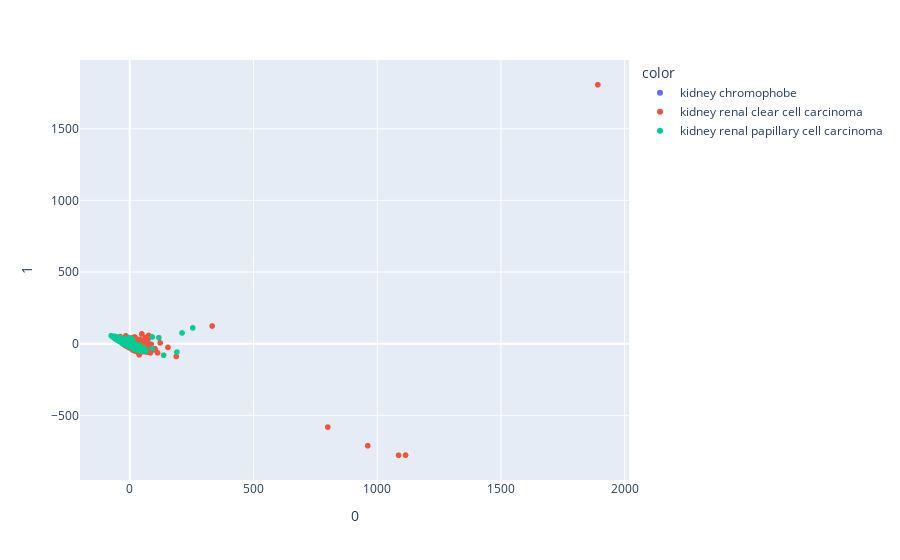

The notebook cell saved with this chart:
### Code cell
# Visualisierung

# fig = px.scatter(principalComponents,x = 0, y=1, color=df['cancer_type'])
fig = px.scatter(principalComponents2,x = 0, y=1, color=df['cancer_type'])
fig.show()

### Figure 1 — Plotly figure (JSON) as saved in the notebook; plotly's stock layout.template omitted (floating-point values rounded to 4 significant figures; data arrays with more than 128 entries replaced by an {"elided": "..."} marker saying what was removed)
{"data": [{"hovertemplate": "color=kidney chromophobe<br>0=%{x}<br>1=%{y}<extra></extra>", "legendgroup": "kidney chromophobe", "marker": {"color": "#636efa", "symbol": "circle"}, "mode": "markers", "name": "kidney chromophobe", "showlegend": true, "type": "scattergl", "x": [-59.1, -64.34, 1.877, 30.9, -49.34, -43.31, -47.13, -35.48, 23.7, -50.54, -63.07, -31.04, 72.55, -39.12, -1.391, -42.74, -8.49, -4.217, -35.25, -46.12, -11.85, -36.3, -18.24, -61.45, -39.67, 6.954, -48.41, -54.28, -29.1, -40.61, -32.3, -40.32, -55.57, -9.992, -29.42, -47.86, -51.77, -12.94, -1.402, -43.08, 34.55, -47.58, -64.71, 9.627, -46.39, -30.31, 1.193, -55.47, -40.34, 8.312, -0.5207, -42.27, -66.32, -5.158, -22.44, -31.75, -64.52, -0.7318, -47.34, -28.56, -36.92, -43.63, -18.65, -19.96, -18.43, -60.18, -40.46, -54.05, -41.71, -13.16, -26.14, -7.029, -31.18, -36.67, -31.95, -9.515, -48.44, -62.53, -34.72, -45.06, -30.01, -32.87, -42.61, -19.7, -27.14, -51.73, -32.44, -19.14, -40.04, -13.99, 12.86], "xaxis": "x", "y": [47.78, 51.31, -19.95, -18.47, 33.33, 27.03, 33.09, 25.4, -24.99, 37.72, 44.19, 8.599, 16.05, 24.26, -10.35, 29.95, 3.343, -5.405, 21.83, 29.8, 0.7227, 22.51, 2.996, 42.62, 18.73, -12.73, 28.27, 38.39, 12.37, 29.18, 16.63, 22.95, 38.81, 8.557, 13.56, 31.03, 37.46, -6.886, 4.993, 32.7, -33.41, 36.5, 51.39, -6.53, 23.16, 14.36, -10.63, 41.05, 26.68, -13.69, -9.201, 18.21, 46.32, -9.301, 7.722, 18.0, 45.43, -10.99, 25.25, 18.08, 19.2, 20.96, 0.9414, 3.466, -1.129, 36.1, 20.03, 38.92, 24.95, 1.908, 7.865, -2.073, 18.89, 24.24, 5.331, -3.761, 29.69, 48.59, 22.65, 30.57, 13.5, 14.15, 30.26, 7.4, 4.384, 37.95, 10.79, -3.211, 19.89, 1.635, -21.39], "yaxis": "y"}, {"hovertemplate": "color=kidney renal clear cell carcinoma<br>0=%{x}<br>1=%{y}<extra></extra>", "legendgroup": "kidney renal clear cell carcinoma", "marker": {"color": "#EF553B", "symbol": "circle"}, "mode": "markers", "name": "kidney renal clear cell carcinoma", "showlegend": true, "type": "scattergl", "x": {"elided": "614 float values"}, "xaxis": "x", "y": {"elided": "614 float values"}, "yaxis": "y"}, {"hovertemplate": "color=kidney renal papillary cell carcinoma<br>0=%{x}<br>1=%{y}<extra></extra>", "legendgroup": "kidney renal papillary cell carcinoma", "marker": {"color": "#00cc96", "symbol": "circle"}, "mode": "markers", "name": "kidney renal papillary cell carcinoma", "showlegend": true, "type": "scattergl", "x": {"elided": "323 float values"}, "xaxis": "x", "y": {"elided": "323 float values"}, "yaxis": "y"}], "layout": {"legend": {"title": {"text": "color"}, "tracegroupgap": 0}, "margin": {"t": 60}, "xaxis": {"anchor": "y", "domain": [0, 1], "title": {"text": "0"}}, "yaxis": {"anchor": "x", "domain": [0, 1], "title": {"text": "1"}}}}
